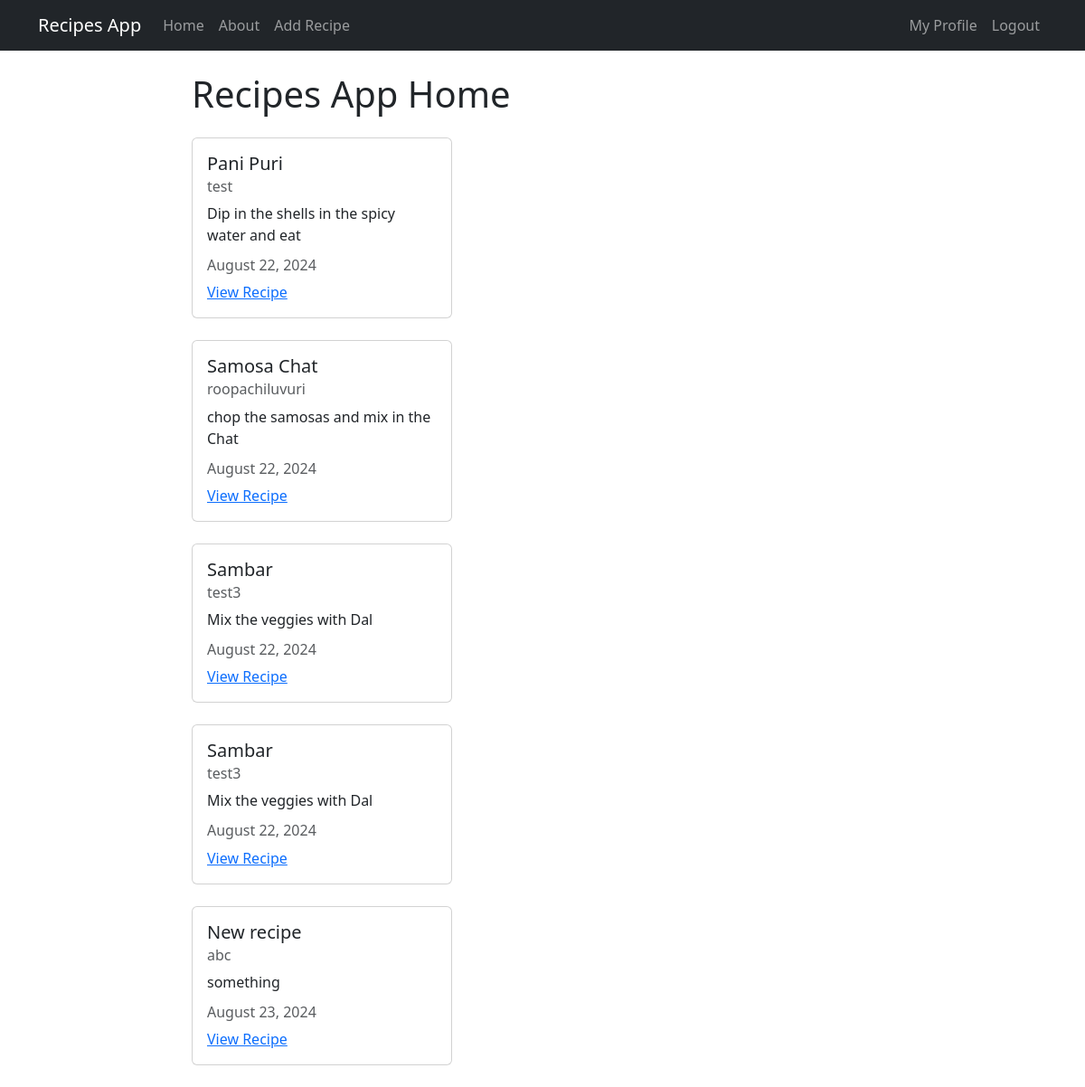
/ (signed in), run on the app's committed database.
### recipes/models.py (models this page shows, shortened)
class Recipe(models.Model):
    title = models.CharField(max_length=100)
    description = models.TextField()
    author = models.ForeignKey(User, on_delete=models.CASCADE)
    created_at = models.DateTimeField(auto_now_add=True)
    updated_at = models.DateTimeField(auto_now=True)

### recipes/views.py (the view)
# urls.py: path('', views.RecipeListView.as_view(), name="recipes-home"),
class RecipeListView(ListView):
    model = models.Recipe
    template_name = "recipes/home.html"
    context_object_name = 'recipes'

### recipes/templates/recipes/home.html
{% extends 'recipes/base.html' %}
{% block content %}
    <h1>Recipes App Home</h1>
    {% for recipe in recipes %}
        <div class="card my-4" style="width: 18rem;">
            <div class="card-body">
              <h5 class="card-title">{{ recipe.title }}</h5>
              <h6 class="card-subtitle mb-2 text-muted">{{ recipe.author }}</h6>
              <p class="card-text">{{ recipe.description }}</p>
              <h6 class="card-subtitle mb-2 text-muted">{{ recipe.updated_at|date:"F d, Y" }}</h6>
              <a href="{% url 'recipes-detail' recipe.pk %}" class="card-link">View Recipe</a>
            </div>
          </div>
    {% endfor %}
{% endblock content %}

### data on the page
Recipe: title "Pani Puri", author "test", description "Dip in the shells in the spicy water and eat", updated_at "August 22, 2024"
Recipe: title "Samosa Chat", author "roopachiluvuri", description "chop the samosas and mix in the Chat", updated_at "August 22, 2024"
Recipe: title "Sambar", author "test3", description "Mix the veggies with Dal", updated_at "August 22, 2024"
Recipe: title "Sambar", author "test3", description "Mix the veggies with Dal", updated_at "August 22, 2024"
Recipe: title "New recipe", author "abc", description "something", updated_at "August 23, 2024"
